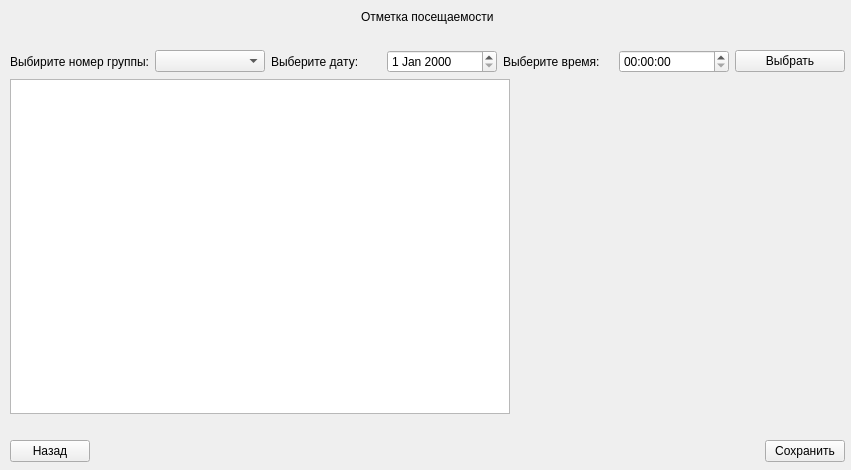
<?xml version="1.0" encoding="UTF-8"?>
<ui version="4.0">
 <class>MarkAttendance</class>
 <widget class="QWidget" name="MarkAttendance">
  <property name="geometry">
   <rect>
    <x>0</x>
    <y>0</y>
    <width>851</width>
    <height>470</height>
   </rect>
  </property>
  <property name="windowTitle">
   <string>Form</string>
  </property>
  <widget class="QWidget" name="gridLayoutWidget">
   <property name="geometry">
    <rect>
     <x>10</x>
     <y>10</y>
     <width>835</width>
     <height>452</height>
    </rect>
   </property>
   <layout class="QGridLayout" name="gridLayout">
    <item row="5" column="0">
     <layout class="QHBoxLayout" name="horizontalLayout_6">
      <item alignment="Qt::AlignLeft">
       <widget class="QPushButton" name="back">
        <property name="text">
         <string>Назад</string>
        </property>
       </widget>
      </item>
      <item alignment="Qt::AlignRight">
       <widget class="QPushButton" name="save">
        <property name="text">
         <string>Сохранить</string>
        </property>
       </widget>
      </item>
     </layout>
    </item>
    <item row="1" column="0">
     <spacer name="horizontalSpacer">
      <property name="orientation">
       <enum>Qt::Horizontal</enum>
      </property>
      <property name="sizeHint" stdset="0">
       <size>
        <width>40</width>
        <height>20</height>
       </size>
      </property>
     </spacer>
    </item>
    <item row="2" column="0">
     <layout class="QHBoxLayout" name="horizontalLayout">
      <item>
       <widget class="QLabel" name="selecter">
        <property name="text">
         <string>Выбирите номер группы:</string>
        </property>
       </widget>
      </item>
      <item>
       <widget class="QComboBox" name="comboBox"/>
      </item>
      <item>
       <widget class="QLabel" name="date">
        <property name="text">
         <string>Выберите дату:</string>
        </property>
       </widget>
      </item>
      <item>
       <widget class="QDateEdit" name="dateEdit"/>
      </item>
      <item>
       <widget class="QLabel" name="time">
        <property name="text">
         <string>Выберите время:</string>
        </property>
       </widget>
      </item>
      <item>
       <widget class="QTimeEdit" name="timeEdit"/>
      </item>
      <item>
       <widget class="QPushButton" name="select">
        <property name="text">
         <string>Выбрать</string>
        </property>
       </widget>
      </item>
     </layout>
    </item>
    <item row="0" column="0" alignment="Qt::AlignHCenter|Qt::AlignTop">
     <widget class="QLabel" name="header">
      <property name="text">
       <string>Отметка посещаемости</string>
      </property>
     </widget>
    </item>
    <item row="4" column="0">
     <spacer name="horizontalSpacer_2">
      <property name="orientation">
       <enum>Qt::Horizontal</enum>
      </property>
      <property name="sizeHint" stdset="0">
       <size>
        <width>40</width>
        <height>20</height>
       </size>
      </property>
     </spacer>
    </item>
    <item row="3" column="0">
     <widget class="QTableView" name="tableMark">
      <property name="maximumSize">
       <size>
        <width>500</width>
        <height>16777215</height>
       </size>
      </property>
     </widget>
    </item>
   </layout>
  </widget>
 </widget>
 <resources/>
 <connections/>
</ui>
